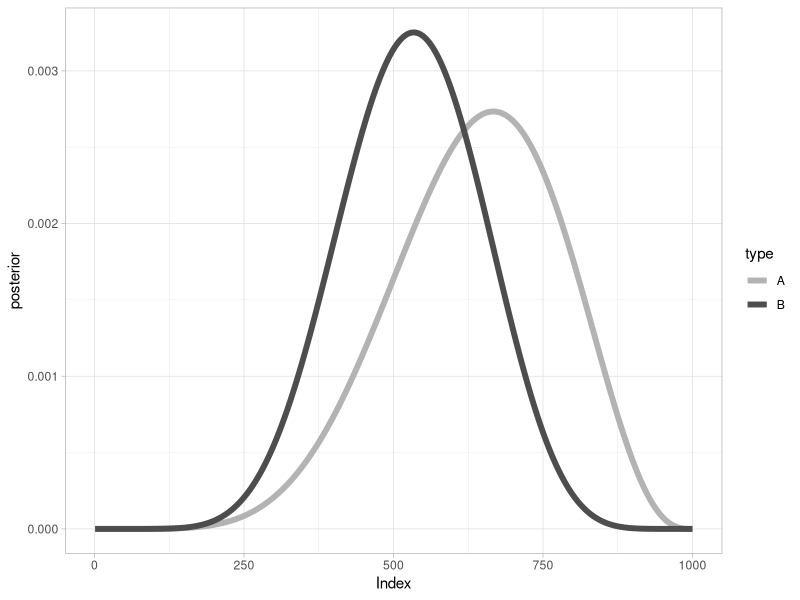
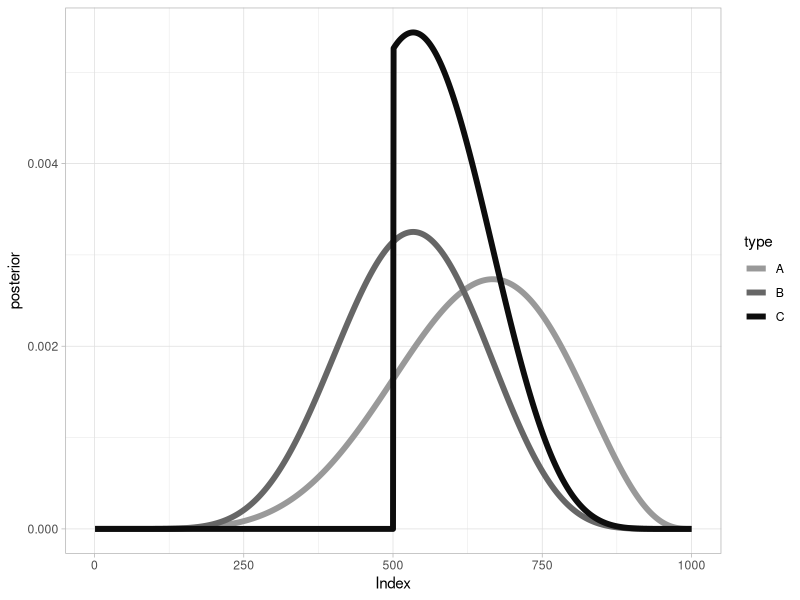

The R source for these figures, in order:
library(tidyverse)


# exercise 1 --------------------------------------------------------------

# Suppose the globe tossing data had turned out to be 8 water in 15 tosses.
# Construct the posterior distribution, using grid approximation. Use the
# same flat prior as before.

# define grid
p_grid <- seq(0, 1, length.out = 1000)

# set up probability vector with same length
prob_p <- rep(1, 1000)

# calculate probability data
prob_data_new <- dbinom(8, size = 15, prob = p_grid)
prob_data_old <- dbinom(6, size = 9, prob = p_grid)

# calculate posterior distribution
posterior_new <- prob_data_new * prob_p
posterior_old <- prob_data_old * prob_p

# normalise it
posterior_new <- posterior_new / sum(posterior_new)
posterior_old <- posterior_old / sum(posterior_old)

post_dist <- tibble(my_value = c(1:length(prob_p), 1:length(prob_p)), 
                    post_prob = c(posterior_old, posterior_new),
                    type = c(rep("A", 1000), rep("B", 1000)))

ggplot(post_dist, aes(x = my_value, y = post_prob, colour = type)) +
  geom_line(size = 2) +
  scale_colour_manual(values =c("grey70", "grey30")) +
  labs(x = "Index", y = "posterior") +
  theme_light()


# exercise 2 --------------------------------------------------------------

# Start over in 1, but now use a prior that is zero below p = 0:5 and a constant
# above p = 0:5. This corresponds to prior information that a majority
# of the Earth’s surface is water. What difference does the better prior make?
# If it helps, compare posterior distributions (using both priors) to the true
# value p = 0:7.

# set up probability vector with same length, with new values
prob_p <- c(rep(0, 500), rep(1, 500))

# calculate probability data
prob_data_upd <- dbinom(8, size = 15, prob = p_grid)

# calculate posterior distribution
posterior_upd <- prob_data_upd * prob_p

# normalise it
posterior_upd <- posterior_upd / sum(posterior_upd)

post_dist <- post_dist %>% add_row(my_value = 1:length(prob_p), 
                      post_prob = posterior_upd, 
                      type = rep("C", 1000))

ggplot(post_dist, aes(x = my_value, y = post_prob, colour = type)) +
  geom_line(size = 2) +
  scale_colour_manual(values =c("grey60", "grey40",  "grey5")) +
  labs(x = "Index", y = "posterior") +
  theme_light()


